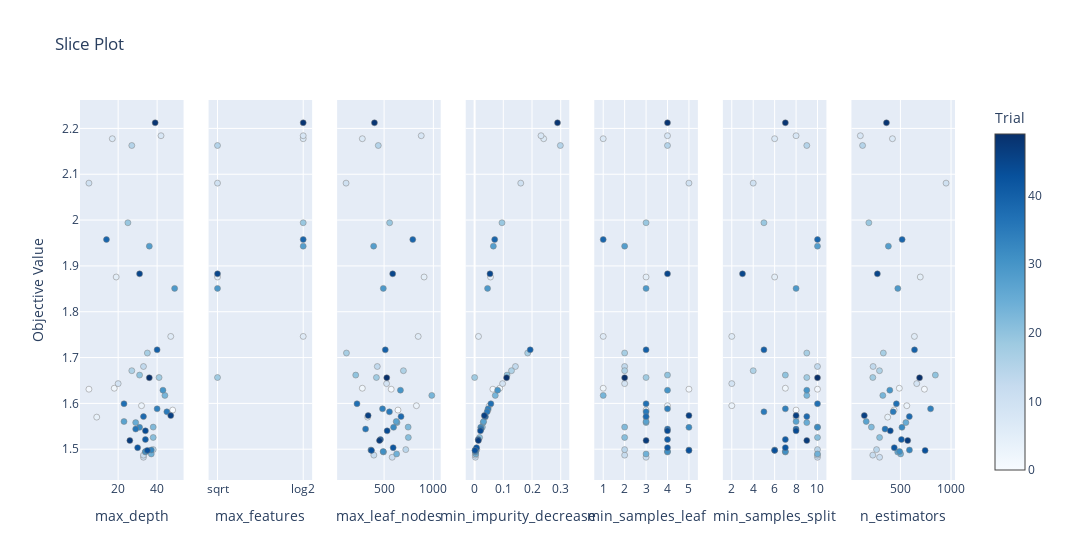

The notebook cell this image was saved under:
### Code cell
vis.plot_slice(study=study_ex)

### Figure 1 — Plotly figure (JSON) as saved in the notebook; plotly's stock layout.template omitted (floating-point values rounded to 4 significant figures)
{"data": [{"marker": {"color": [0, 1, 2, 3, 4, 5, 6, 7, 8, 9, 10, 11, 12, 13, 14, 15, 16, 17, 18, 19, 20, 21, 22, 23, 24, 25, 26, 27, 28, 29, 30, 31, 32, 33, 34, 35, 36, 37, 38, 39, 40, 41, 42, 43, 44, 45, 46, 47, 48, 49], "colorbar": {"title": {"text": "Trial"}, "x": 1, "xpad": 40}, "colorscale": [[0, "rgb(247,251,255)"], [0.125, "rgb(222,235,247)"], [0.25, "rgb(198,219,239)"], [0.375, "rgb(158,202,225)"], [0.5, "rgb(107,174,214)"], [0.625, "rgb(66,146,198)"], [0.75, "rgb(33,113,181)"], [0.875, "rgb(8,81,156)"], [1, "rgb(8,48,107)"]], "line": {"color": "Grey", "width": 0.5}, "showscale": true}, "mode": "markers", "name": "Feasible Trial", "showlegend": false, "type": "scatter", "x": [48, 5, 18, 32, 9, 19, 47, 17, 42, 20, 5, 33, 33, 33, 38, 27, 27, 35, 41, 25, 31, 38, 38, 44, 37, 29, 34, 23, 36, 49, 43, 34, 31, 37, 40, 45, 29, 23, 33, 14, 40, 34, 30, 35, 34, 31, 47, 26, 39, 36], "xaxis": "x", "y": [1.585, 1.631, 1.633, 1.595, 1.57, 1.876, 1.746, 2.178, 2.184, 1.643, 2.081, 1.482, 1.487, 1.681, 1.499, 2.163, 1.671, 1.71, 1.656, 1.994, 1.662, 1.526, 1.548, 1.617, 1.49, 1.558, 1.494, 1.56, 1.943, 1.851, 1.629, 1.495, 1.548, 1.498, 1.588, 1.582, 1.544, 1.599, 1.571, 1.958, 1.717, 1.521, 1.503, 1.497, 1.54, 1.883, 1.573, 1.519, 2.212, 1.656], "yaxis": "y"}, {"marker": {"color": [0, 1, 2, 3, 4, 5, 6, 7, 8, 9, 10, 11, 12, 13, 14, 15, 16, 17, 18, 19, 20, 21, 22, 23, 24, 25, 26, 27, 28, 29, 30, 31, 32, 33, 34, 35, 36, 37, 38, 39, 40, 41, 42, 43, 44, 45, 46, 47, 48, 49], "colorbar": {"title": {"text": "Trial"}, "x": 1, "xpad": 40}, "colorscale": [[0, "rgb(247,251,255)"], [0.125, "rgb(222,235,247)"], [0.25, "rgb(198,219,239)"], [0.375, "rgb(158,202,225)"], [0.5, "rgb(107,174,214)"], [0.625, "rgb(66,146,198)"], [0.75, "rgb(33,113,181)"], [0.875, "rgb(8,81,156)"], [1, "rgb(8,48,107)"]], "line": {"color": "Grey", "width": 0.5}, "showscale": false}, "mode": "markers", "name": "Feasible Trial", "showlegend": false, "type": "scatter", "x": [null, null, null, null, null, "sqrt", "log2", "log2", "log2", null, "sqrt", null, null, null, null, "sqrt", null, null, "sqrt", "log2", null, null, null, null, null, null, null, null, "log2", "sqrt", null, null, null, null, null, null, null, null, null, "log2", null, null, null, null, null, "sqrt", null, null, "log2", null], "xaxis": "x2", "y": [1.585, 1.631, 1.633, 1.595, 1.57, 1.876, 1.746, 2.178, 2.184, 1.643, 2.081, 1.482, 1.487, 1.681, 1.499, 2.163, 1.671, 1.71, 1.656, 1.994, 1.662, 1.526, 1.548, 1.617, 1.49, 1.558, 1.494, 1.56, 1.943, 1.851, 1.629, 1.495, 1.548, 1.498, 1.588, 1.582, 1.544, 1.599, 1.571, 1.958, 1.717, 1.521, 1.503, 1.497, 1.54, 1.883, 1.573, 1.519, 2.212, 1.656], "yaxis": "y2"}, {"marker": {"color": [0, 1, 2, 3, 4, 5, 6, 7, 8, 9, 10, 11, 12, 13, 14, 15, 16, 17, 18, 19, 20, 21, 22, 23, 24, 25, 26, 27, 28, 29, 30, 31, 32, 33, 34, 35, 36, 37, 38, 39, 40, 41, 42, 43, 44, 45, 46, 47, 48, 49], "colorbar": {"title": {"text": "Trial"}, "x": 1, "xpad": 40}, "colorscale": [[0, "rgb(247,251,255)"], [0.125, "rgb(222,235,247)"], [0.25, "rgb(198,219,239)"], [0.375, "rgb(158,202,225)"], [0.5, "rgb(107,174,214)"], [0.625, "rgb(66,146,198)"], [0.75, "rgb(33,113,181)"], [0.875, "rgb(8,81,156)"], [1, "rgb(8,48,107)"]], "line": {"color": "Grey", "width": 0.5}, "showscale": false}, "mode": "markers", "name": "Feasible Trial", "showlegend": false, "type": "scatter", "x": [641, 572, 279, 828, 333, 906, 846, 279, 877, 525, 114, 582, 396, 431, 720, 441, 696, 118, 422, 556, 212, 746, 744, 984, 627, 631, 494, 623, 394, 492, 666, 490, 596, 366, 484, 554, 312, 225, 672, 791, 512, 463, 592, 372, 531, 587, 338, 453, 402, 527], "xaxis": "x3", "y": [1.585, 1.631, 1.633, 1.595, 1.57, 1.876, 1.746, 2.178, 2.184, 1.643, 2.081, 1.482, 1.487, 1.681, 1.499, 2.163, 1.671, 1.71, 1.656, 1.994, 1.662, 1.526, 1.548, 1.617, 1.49, 1.558, 1.494, 1.56, 1.943, 1.851, 1.629, 1.495, 1.548, 1.498, 1.588, 1.582, 1.544, 1.599, 1.571, 1.958, 1.717, 1.521, 1.503, 1.497, 1.54, 1.883, 1.573, 1.519, 2.212, 1.656], "yaxis": "y3"}, {"marker": {"color": [0, 1, 2, 3, 4, 5, 6, 7, 8, 9, 10, 11, 12, 13, 14, 15, 16, 17, 18, 19, 20, 21, 22, 23, 24, 25, 26, 27, 28, 29, 30, 31, 32, 33, 34, 35, 36, 37, 38, 39, 40, 41, 42, 43, 44, 45, 46, 47, 48, 49], "colorbar": {"title": {"text": "Trial"}, "x": 1, "xpad": 40}, "colorscale": [[0, "rgb(247,251,255)"], [0.125, "rgb(222,235,247)"], [0.25, "rgb(198,219,239)"], [0.375, "rgb(158,202,225)"], [0.5, "rgb(107,174,214)"], [0.625, "rgb(66,146,198)"], [0.75, "rgb(33,113,181)"], [0.875, "rgb(8,81,156)"], [1, "rgb(8,48,107)"]], "line": {"color": "Grey", "width": 0.5}, "showscale": false}, "mode": "markers", "name": "Feasible Trial", "showlegend": false, "type": "scatter", "x": [0.04681, 0.0637, 0.08764, 0.05116, 0.03661, 0.05546, 0.01357, 0.2407, 0.2314, 0.09755, 0.1609, 0.002768, 0.002392, 0.1423, 0.007665, 0.2988, 0.1285, 0.185, 0.0001421, 0.09542, 0.1131, 0.01743, 0.027, 0.07202, 0.003869, 0.02992, 0.003104, 0.03129, 0.06535, 0.04513, 0.08032, 0.003507, 0.02149, 0.002039, 0.04704, 0.04372, 0.02261, 0.05678, 0.03742, 0.07, 0.1938, 0.01265, 0.006771, 0.001298, 0.02039, 0.05364, 0.03393, 0.0133, 0.2889, 0.1113], "xaxis": "x4", "y": [1.585, 1.631, 1.633, 1.595, 1.57, 1.876, 1.746, 2.178, 2.184, 1.643, 2.081, 1.482, 1.487, 1.681, 1.499, 2.163, 1.671, 1.71, 1.656, 1.994, 1.662, 1.526, 1.548, 1.617, 1.49, 1.558, 1.494, 1.56, 1.943, 1.851, 1.629, 1.495, 1.548, 1.498, 1.588, 1.582, 1.544, 1.599, 1.571, 1.958, 1.717, 1.521, 1.503, 1.497, 1.54, 1.883, 1.573, 1.519, 2.212, 1.656], "yaxis": "y4"}, {"marker": {"color": [0, 1, 2, 3, 4, 5, 6, 7, 8, 9, 10, 11, 12, 13, 14, 15, 16, 17, 18, 19, 20, 21, 22, 23, 24, 25, 26, 27, 28, 29, 30, 31, 32, 33, 34, 35, 36, 37, 38, 39, 40, 41, 42, 43, 44, 45, 46, 47, 48, 49], "colorbar": {"title": {"text": "Trial"}, "x": 1, "xpad": 40}, "colorscale": [[0, "rgb(247,251,255)"], [0.125, "rgb(222,235,247)"], [0.25, "rgb(198,219,239)"], [0.375, "rgb(158,202,225)"], [0.5, "rgb(107,174,214)"], [0.625, "rgb(66,146,198)"], [0.75, "rgb(33,113,181)"], [0.875, "rgb(8,81,156)"], [1, "rgb(8,48,107)"]], "line": {"color": "Grey", "width": 0.5}, "showscale": false}, "mode": "markers", "name": "Feasible Trial", "showlegend": false, "type": "scatter", "x": [3, 5, 1, 4, 3, 3, 1, 1, 4, 2, 5, 3, 2, 2, 2, 4, 2, 2, 3, 3, 4, 2, 2, 1, 3, 3, 4, 3, 2, 3, 4, 4, 5, 5, 4, 3, 4, 3, 3, 1, 3, 4, 4, 5, 4, 4, 5, 3, 4, 2], "xaxis": "x5", "y": [1.585, 1.631, 1.633, 1.595, 1.57, 1.876, 1.746, 2.178, 2.184, 1.643, 2.081, 1.482, 1.487, 1.681, 1.499, 2.163, 1.671, 1.71, 1.656, 1.994, 1.662, 1.526, 1.548, 1.617, 1.49, 1.558, 1.494, 1.56, 1.943, 1.851, 1.629, 1.495, 1.548, 1.498, 1.588, 1.582, 1.544, 1.599, 1.571, 1.958, 1.717, 1.521, 1.503, 1.497, 1.54, 1.883, 1.573, 1.519, 2.212, 1.656], "yaxis": "y5"}, {"marker": {"color": [0, 1, 2, 3, 4, 5, 6, 7, 8, 9, 10, 11, 12, 13, 14, 15, 16, 17, 18, 19, 20, 21, 22, 23, 24, 25, 26, 27, 28, 29, 30, 31, 32, 33, 34, 35, 36, 37, 38, 39, 40, 41, 42, 43, 44, 45, 46, 47, 48, 49], "colorbar": {"title": {"text": "Trial"}, "x": 1, "xpad": 40}, "colorscale": [[0, "rgb(247,251,255)"], [0.125, "rgb(222,235,247)"], [0.25, "rgb(198,219,239)"], [0.375, "rgb(158,202,225)"], [0.5, "rgb(107,174,214)"], [0.625, "rgb(66,146,198)"], [0.75, "rgb(33,113,181)"], [0.875, "rgb(8,81,156)"], [1, "rgb(8,48,107)"]], "line": {"color": "Grey", "width": 0.5}, "showscale": false}, "mode": "markers", "name": "Feasible Trial", "showlegend": false, "type": "scatter", "x": [8, 10, 7, 2, 8, 6, 2, 6, 8, 2, 4, 10, 10, 10, 10, 9, 4, 9, 9, 5, 7, 10, 10, 9, 10, 9, 7, 8, 10, 8, 9, 7, 10, 6, 7, 5, 8, 10, 9, 10, 5, 7, 7, 6, 8, 3, 8, 9, 7, 10], "xaxis": "x6", "y": [1.585, 1.631, 1.633, 1.595, 1.57, 1.876, 1.746, 2.178, 2.184, 1.643, 2.081, 1.482, 1.487, 1.681, 1.499, 2.163, 1.671, 1.71, 1.656, 1.994, 1.662, 1.526, 1.548, 1.617, 1.49, 1.558, 1.494, 1.56, 1.943, 1.851, 1.629, 1.495, 1.548, 1.498, 1.588, 1.582, 1.544, 1.599, 1.571, 1.958, 1.717, 1.521, 1.503, 1.497, 1.54, 1.883, 1.573, 1.519, 2.212, 1.656], "yaxis": "y6"}, {"marker": {"color": [0, 1, 2, 3, 4, 5, 6, 7, 8, 9, 10, 11, 12, 13, 14, 15, 16, 17, 18, 19, 20, 21, 22, 23, 24, 25, 26, 27, 28, 29, 30, 31, 32, 33, 34, 35, 36, 37, 38, 39, 40, 41, 42, 43, 44, 45, 46, 47, 48, 49], "colorbar": {"title": {"text": "Trial"}, "x": 1, "xpad": 40}, "colorscale": [[0, "rgb(247,251,255)"], [0.125, "rgb(222,235,247)"], [0.25, "rgb(198,219,239)"], [0.375, "rgb(158,202,225)"], [0.5, "rgb(107,174,214)"], [0.625, "rgb(66,146,198)"], [0.75, "rgb(33,113,181)"], [0.875, "rgb(8,81,156)"], [1, "rgb(8,48,107)"]], "line": {"color": "Grey", "width": 0.5}, "showscale": false}, "mode": "markers", "name": "Feasible Trial", "showlegend": false, "type": "scatter", "x": [437, 737, 489, 563, 374, 696, 638, 421, 104, 661, 951, 294, 227, 230, 264, 126, 293, 331, 227, 188, 845, 294, 213, 326, 502, 554, 473, 162, 381, 474, 395, 492, 515, 589, 798, 428, 348, 460, 588, 517, 639, 510, 439, 744, 400, 272, 143, 572, 362, 689], "xaxis": "x7", "y": [1.585, 1.631, 1.633, 1.595, 1.57, 1.876, 1.746, 2.178, 2.184, 1.643, 2.081, 1.482, 1.487, 1.681, 1.499, 2.163, 1.671, 1.71, 1.656, 1.994, 1.662, 1.526, 1.548, 1.617, 1.49, 1.558, 1.494, 1.56, 1.943, 1.851, 1.629, 1.495, 1.548, 1.498, 1.588, 1.582, 1.544, 1.599, 1.571, 1.958, 1.717, 1.521, 1.503, 1.497, 1.54, 1.883, 1.573, 1.519, 2.212, 1.656], "yaxis": "y7"}], "layout": {"title": {"text": "Slice Plot"}, "width": 2100, "xaxis": {"anchor": "y", "domain": [0, 0.1184], "title": {"text": "max_depth"}}, "xaxis2": {"anchor": "y2", "categoryarray": ["sqrt", "log2", null], "categoryorder": "array", "domain": [0.1469, 0.2653], "title": {"text": "max_features"}, "type": "category"}, "xaxis3": {"anchor": "y3", "domain": [0.2939, 0.4122], "title": {"text": "max_leaf_nodes"}}, "xaxis4": {"anchor": "y4", "domain": [0.4408, 0.5592], "title": {"text": "min_impurity_decrease"}}, "xaxis5": {"anchor": "y5", "domain": [0.5878, 0.7061], "title": {"text": "min_samples_leaf"}}, "xaxis6": {"anchor": "y6", "domain": [0.7347, 0.8531], "title": {"text": "min_samples_split"}}, "xaxis7": {"anchor": "y7", "domain": [0.8816, 1.0], "title": {"text": "n_estimators"}}, "yaxis": {"anchor": "x", "domain": [0, 1], "title": {"text": "Objective Value"}}, "yaxis2": {"anchor": "x2", "domain": [0, 1], "matches": "y", "showticklabels": false}, "yaxis3": {"anchor": "x3", "domain": [0, 1], "matches": "y", "showticklabels": false}, "yaxis4": {"anchor": "x4", "domain": [0, 1], "matches": "y", "showticklabels": false}, "yaxis5": {"anchor": "x5", "domain": [0, 1], "matches": "y", "showticklabels": false}, "yaxis6": {"anchor": "x6", "domain": [0, 1], "matches": "y", "showticklabels": false}, "yaxis7": {"anchor": "x7", "domain": [0, 1], "matches": "y", "showticklabels": false}}}
